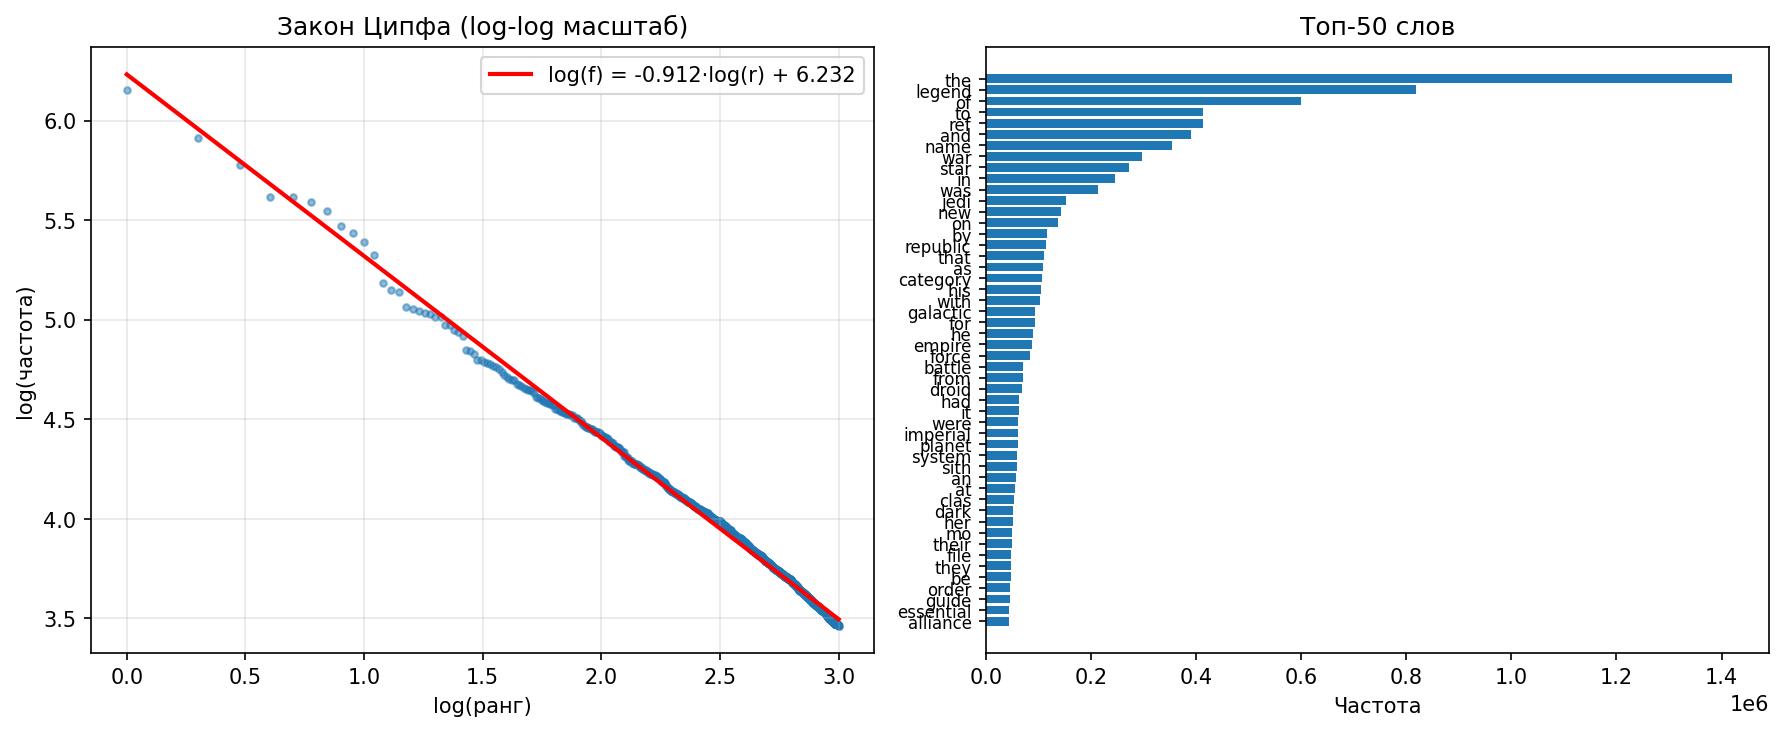

This chart was generated by the following Python code:
#!/usr/bin/env python3
# -*- coding: utf-8 -*-
"""
Анализ закона Ципфа на коллекции документов
"""

import os
import json
import glob
import re
from collections import Counter
import matplotlib.pyplot as plt
import numpy as np
from pathlib import Path

def tokenize_text(text):
    """
    Токенизация текста: извлечение слов (русские/английские)
    """
    # Приведение к нижнему регистру и извлечение слов
    words = re.findall(r'\b[a-zA-Zа-яА-ЯёЁ]{2,}\b', text.lower())
    return words

def simple_stem(word):
    """
    Простой стемминг (упрощенный)
    """
    if len(word) <= 3:
        return word

    # Английские окончания
    if word.endswith('ing'):
        return word[:-3]
    elif word.endswith('ed'):
        return word[:-2]
    elif word.endswith('ly'):
        return word[:-2]
    elif word.endswith('s') and len(word) > 3:
        return word[:-1]

    # Русские окончания
    if word.endswith('ть') or word.endswith('ться'):
        return word[:-3] if word.endswith('ться') else word[:-2]
    elif word.endswith('ет') or word.endswith('ут') or word.endswith('ют'):
        return word[:-2]
    elif word.endswith('а') or word.endswith('я') or word.endswith('о') or word.endswith('е'):
        return word[:-1]
    elif word.endswith('ых') or word.endswith('их') or word.endswith('ов') or word.endswith('ев'):
        return word[:-2]

    return word

def analyze_zipf(json_dir, sample_size=None):
    """
    Анализ распределения частот слов и проверка закона Ципфа
    """
    print("Загрузка документов и анализ частот...")

    json_files = sorted(glob.glob(os.path.join(json_dir, "*.json")))

    if sample_size:
        json_files = json_files[:sample_size]

    all_words = []
    doc_count = 0

    for json_file in json_files:
        try:
            with open(json_file, 'r', encoding='utf-8') as f:
                doc = json.load(f)
                content = doc.get('content', '')

                words = tokenize_text(content)
                all_words.extend(words)
                doc_count += 1

                if doc_count % 1000 == 0:
                    print(f"Обработано {doc_count} документов, слов: {len(all_words)}")

        except Exception as e:
            print(f"Ошибка при обработке {json_file}: {e}")

    print(f"\nВсего документов: {doc_count}")
    print(f"Всего слов (токенов): {len(all_words):,}")

    # Подсчет частот
    word_freq = Counter(all_words)

    print(f"Уникальных слов (до стемминга): {len(word_freq):,}")

    # Применяем стемминг
    stemmed_words = [simple_stem(word) for word in all_words]
    stemmed_freq = Counter(stemmed_words)

    print(f"Уникальных слов (после стемминга): {len(stemmed_freq):,}")

    # Получаем отсортированный список по убыванию частоты
    sorted_freq = sorted(stemmed_freq.items(), key=lambda x: x[1], reverse=True)

    # Создаем данные для графика Ципфа
    ranks = np.arange(1, len(sorted_freq) + 1)
    frequencies = np.array([freq for word, freq in sorted_freq])

    # Логарифмируем для проверки линейности в log-log масштабе
    log_ranks = np.log10(ranks)
    log_freq = np.log10(frequencies)

    # Линейная регрессия для оценки коэффициента Ципфа
    coeffs = np.polyfit(log_ranks[:min(1000, len(log_ranks))], log_freq[:min(1000, len(log_freq))], 1)
    slope = coeffs[0]
    intercept = coeffs[1]

    print("\n=== ЗАКОН ЦИПФА ===")
    print(f"Коэффициент Ципфа (s): {slope:.4f}")
    print(f"Теоретически ожидается около -1.0 для естественных языков")
    print(f"R² (коэффициент детерминации) можно вычислить отдельно")

    # Топ-20 слов
    print("\nТоп-20 слов по частоте:")
    for i, (word, freq) in enumerate(sorted_freq[:20], 1):
        print(f"{i:2}. {word}: {freq:,}")

    # Построение графика
    plt.figure(figsize=(12, 5))

    # График 1: log-log
    plt.subplot(1, 2, 1)
    plt.scatter(log_ranks[:1000], log_freq[:1000], alpha=0.5, s=10)
    plt.plot(log_ranks[:1000], slope * log_ranks[:1000] + intercept,
             'r-', linewidth=2, label=f'log(f) = {slope:.3f}·log(r) + {intercept:.3f}')
    plt.xlabel('log(ранг)')
    plt.ylabel('log(частота)')
    plt.title('Закон Ципфа (log-log масштаб)')
    plt.legend()
    plt.grid(True, alpha=0.3)

    # График 2: Топ-50 слов
    plt.subplot(1, 2, 2)
    top_n = 50
    top_words = [word for word, freq in sorted_freq[:top_n]]
    top_freqs = [freq for word, freq in sorted_freq[:top_n]]
    y_pos = np.arange(top_n)
    plt.barh(y_pos, top_freqs)
    plt.yticks(y_pos, top_words, fontsize=8)
    plt.xlabel('Частота')
    plt.title(f'Топ-{top_n} слов')
    plt.gca().invert_yaxis()

    plt.tight_layout()
    plt.savefig('zipf_analysis.png', dpi=150, bbox_inches='tight')
    print("\nГрафик сохранен в: zipf_analysis.png")
    plt.show()

    # Дополнительная статистика
    total_occurrences = sum(freq for word, freq in sorted_freq)
    print(f"\nОбщее количество вхождений слов: {total_occurrences:,}")

    # Проверка на соответствие закону Ципфа (H1: slope ≈ -1)
    print(f"\nВывод:")
    if abs(slope + 1) < 0.2:
        print("Закон Ципфа выполняется (коэффициент близок к -1)")
    else:
        print("Отклонение от закона Ципфа (коэффициент = {:.3f})".format(slope))

    return {
        'doc_count': doc_count,
        'total_words': len(all_words),
        'unique_words_before': len(word_freq),
        'unique_words_after': len(stemmed_freq),
        'zipf_coefficient': slope,
        'top_words': sorted_freq[:100]
    }

if __name__ == "__main__":
    import sys

    if len(sys.argv) < 2:
        print("Использование: python zipf_analysis.py <папка_с_json> [sample_size]")
        print("Пример: python zipf_analysis.py pages/ 10000")
        sys.exit(1)

    json_dir = sys.argv[1]
    sample_size = int(sys.argv[2]) if len(sys.argv) > 2 else None

    if not os.path.exists(json_dir):
        print(f"Папка не найдена: {json_dir}")
        sys.exit(1)

    stats = analyze_zipf(json_dir, sample_size)

    # Сохраняем статистику в JSON
    with open('zipf_stats.json', 'w', encoding='utf-8') as f:
        json.dump(stats, f, ensure_ascii=False, indent=2)
    print("\nСтатистика сохранена в: zipf_stats.json")
